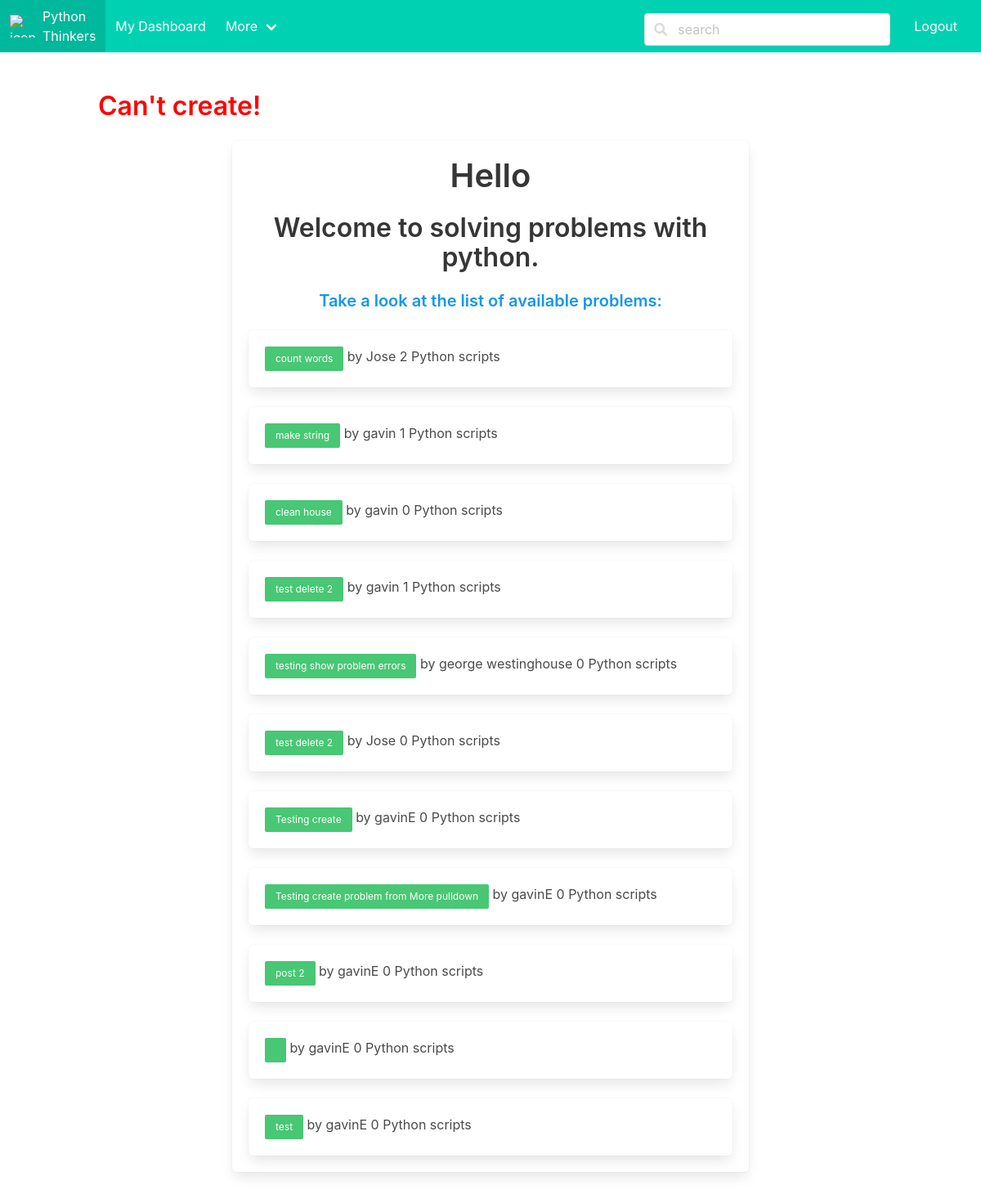
The page /problem/create on the database as committed earlier.
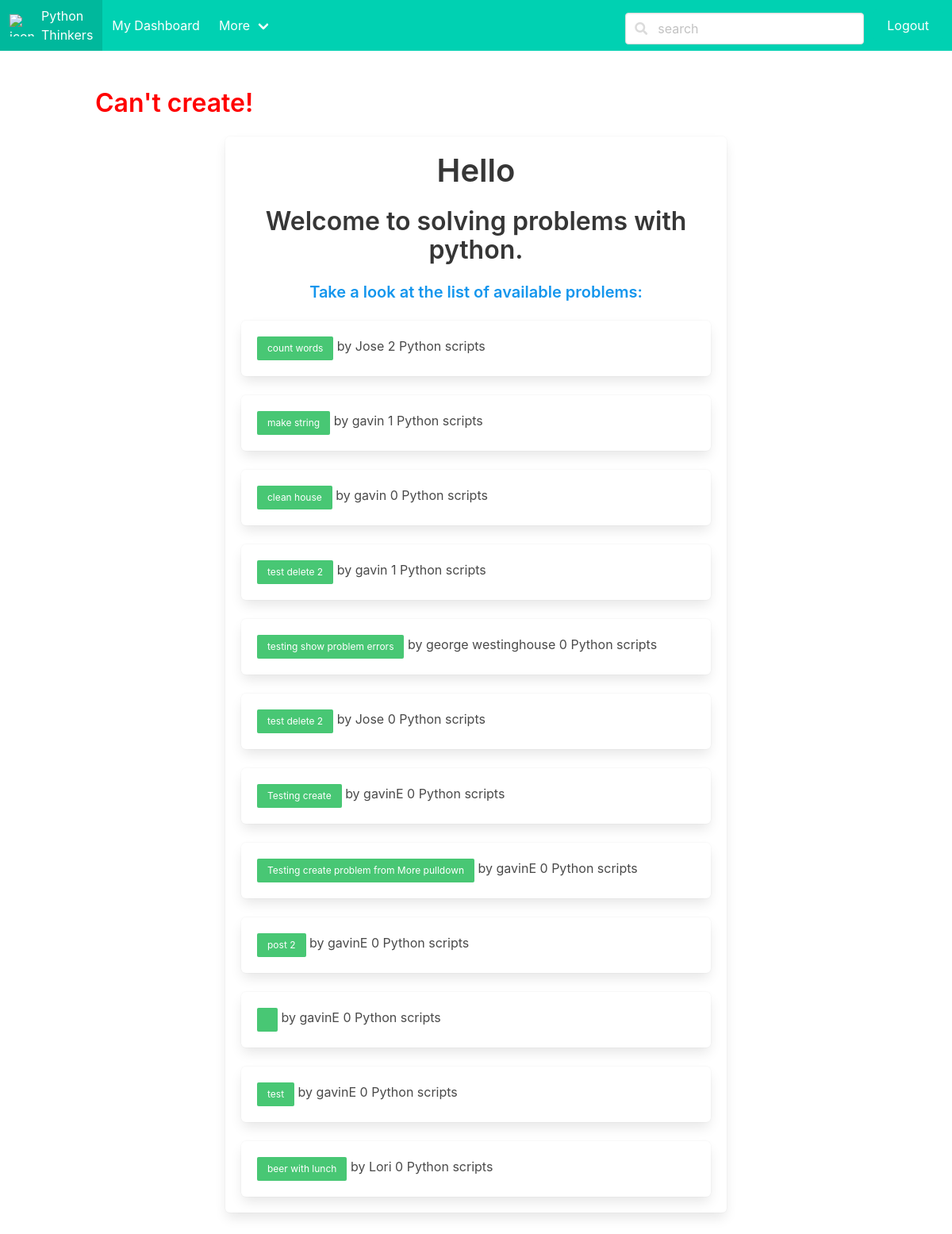
The same page on the database as committed later.
### share/models.py (models this page shows, shortened)
class Problem(models.Model):
    coder = models.ForeignKey(Coder, on_delete=models.CASCADE)
    title = models.CharField(max_length=50, null=False, blank=False, unique=False)
    description = models.CharField(max_length=100, null=False, blank=False, unique=False)
    image = models.ImageField(upload_to='myproblems/', blank=True)
    discipline = models.CharField(max_length=50, null=False, blank=False, unique=False)
    make_public = models.BooleanField(default=True)
    created = models.DateField(auto_now_add=True)
    updated = models.DateField(auto_now=True)     # everytime the obj is saved, new time is saved
    def num_of_scripts(self):
	    scripts = Script.objects.filter(problem=self)
	    return len(scripts)

class Coder(models.Model):
    coder_yet = models.BooleanField(default=False)  # the user is not a coder yet
    user = models.OneToOneField(User, on_delete=models.CASCADE)
    created = models.DateField(auto_now_add=True)   # maybe redundant, user model has date_joined
    updated = models.DateField(auto_now=True)

### share/views.py (the view)
# urls.py: path('problem/create', views.create_problem, name='create_problem'),
def create_problem(request):
    if request.method == "POST":
        user = request.user
        if not user.is_authenticated:
            return redirect("share:login")
        coder = user.coder
        title = request.POST["title"]
        description = request.POST["description"]
        discipline = request.POST["discipline"]
        make_public = request.POST.get('make_public', False)
        if make_public == 'on':
            make_public = True
        else:
            make_public = False
        if not title and not description:
            return render(request, "share/publish_problem_form.html",
             {"error":"Please fill in all required fields"})
        try:
            problem = Problem.objects.create(coder=coder, title=title,
             description=description, discipline=discipline, make_public=make_public)
            problem.save()
            problem = get_object_or_404(Problem, pk=problem.id)
            scripts = Script.objects.filter(problem=problem.id)
            return render(request, "share/problem.html",{"user":user,
             "problem":problem, "scripts": scripts})
        except:
            return render(request, "share/publish_problem_form.html",
             {"error":"Can't create the problem"})
    else:
        user = request.user
        all_problems = Problem.objects.all()
        return render(request, "share/index.html",
        {"user":user, "all_problems": all_problems, "error":"Can't create!"})

### share/templates/share/index.html (shortened to what this page needs)
{% extends "share/base.html" %}
{% block content %}
{% if error %}
  		<h3 class="title is-3" style="color: red">{{ error }}</h3>
{% endif %}
<div class="has-text-centered tile is-ancestor">
          <div style="margin: auto" class="tile is-8 is-parent">
              <div class="tile is-child box">
                  <h1 class="title is-2"> Hello  </h1>
           <h2 class="title is-3">Welcome to solving problems with python.</h2>
           <h4 class="title is-5" style="color:#1496ed">Take a look at the list of available problems: </h4>
{% for p in all_problems %}
              <div class="box">
                  <div class="content" align="left">
                      <a class="button is-success is-small" href="{% url 'share:show_problem' p.id %}">
                        {{ p.title }} </a> by {{ p.coder.user.username }}
                        {{ p.num_of_scripts }} Python scripts
                  </div>
              </div>
{% endfor %}
{% endblock content %}

Rows that differ between the two databases and show on the page:
added Problem: title "beer with lunch", coder.user.username "Lori", num_of_scripts "0"
